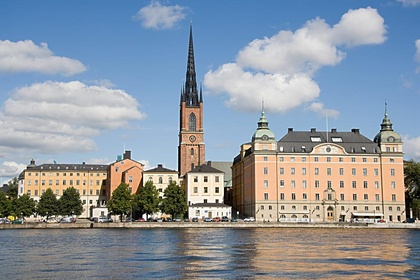
%> input picture Silouette_Recons/recon1/image.jpg, 420 x 280 px, shrunk from 1024 x 683 before the run
$ octave rotate_3.m   (GNU Octave 9; MATLAB toolbox functions it lacks are replaced by stand-ins)
%> lines starting %> are read from the running program, lines starting %| are printed output that depends on the picture
close all;
clear;
%well, better. But it can be vectorized
img=imread('image.jpg');
%> img is the input picture: size 280x420x3 uint8; mean R, G, B 142, 150.6, 160
[m,n,p]=size(img);
%> m = 280; n = 420; p = 3

theta=pi;% theta > 0 theta < pi/2

%get the size of the box
new_img_size=ceil((m^2+n^2)^0.5);
%> new_img_size = 505
img_rotate=uint8(zeros(new_img_size,new_img_size,3));
img_rotate_ipt=imrotate(img,theta*180/pi);
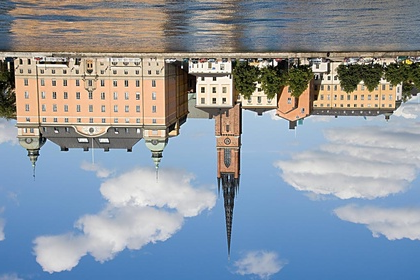
%> img_rotate_ipt: size 280x420x3 uint8; mean R, G, B 142, 150.6, 160; mean of the top-left, top-right, bottom-left and bottom-right quarters 144.8, 130.1, 166.4, 162.2

figure,imshow(img_rotate_ipt);

cos_val	= cos(theta);
sin_val	= sin(theta);

for x0=1:m
	for y0=1:n
		x = uint32((x0-m/2)*cos_val - (y0-n/2)*sin_val + new_img_size/2);	%完善下边(齿距)
		y = uint32((x0-m/2)*sin_val + (y0-n/2)*cos_val + 0.5 + new_img_size/2);
		img_rotate(x,y,:) = img(x0,y0,:);

		x = uint32((x0-m/2)*cos_val - (y0-n/2)*sin_val + 0.5 + new_img_size/2);	%完善右边(齿距)
		y = uint32((x0-m/2)*sin_val + (y0-n/2)*cos_val + new_img_size/2);			%
		img_rotate(x,y,:) = img(x0,y0,:);

		x = uint32((x0-m/2)*cos_val - (y0-n/2)*sin_val + 0.5 + new_img_size/2);	%完善上边(齿距)
		y = uint32((x0-m/2)*sin_val + (y0-n/2)*cos_val - 0.5 + new_img_size/2);
		img_rotate(x,y,:) = img(x0,y0,:);

		x = uint32((x0-m/2)*cos_val - (y0-n/2)*sin_val + new_img_size/2);	%完善左边(齿距)
		y = uint32((x0-m/2)*sin_val + (y0-n/2)*cos_val -0.5 + new_img_size/2);
		img_rotate(x,y,:) = img(x0,y0,:);
	end
end
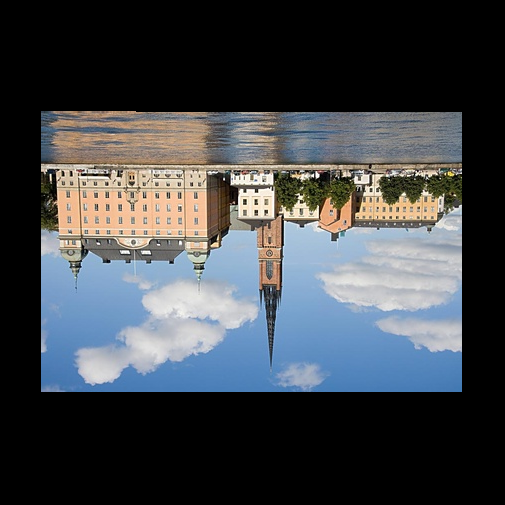
%> img_rotate: size 505x505x3 uint8; mean R, G, B 65.7, 69.6, 74

figure;
imshow(img_rotate);
